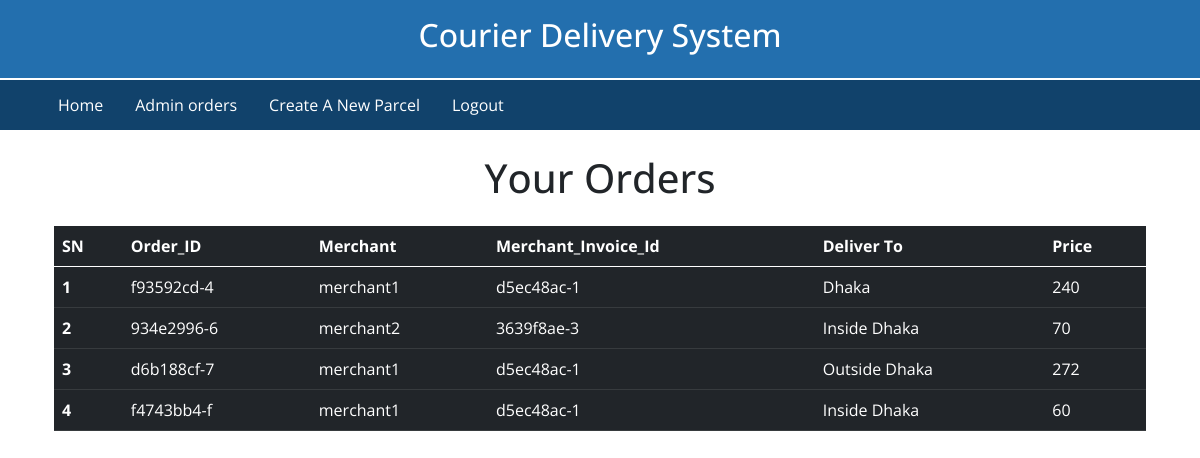
Page /main/ (signed in) on the committed database.
### App_Main/models.py (models this page shows, shortened)
class Order(models.Model):
    orderer=models.ForeignKey(User,on_delete=models.CASCADE,related_name='user_orderer')
    merchant=models.ForeignKey(Merchant,on_delete=models.CASCADE,related_name='merchant')
    parcel=models.ForeignKey(Parcel,on_delete=models.CASCADE,related_name='parcel')
    merchant_invoice_id=models.CharField(max_length=10)
    order_id=models.CharField(unique=True,max_length=10)
    ordered=models.BooleanField(default=False)
    class Meta:
        verbose_name_plural='Order Table'
        db_table = 'Order Table'

class Parcel(models.Model):
    TYPE = (
        ('F', 'Fragile'),
        ('L', 'Liquid'),
    )
    parcel_weight=models.IntegerField(default=0)
    parcel_type=models.CharField(max_length=1,choices=TYPE)
    parcel_cost=models.IntegerField(default=0)
    parcel_cod_charge=models.IntegerField(default=0)
    parcel_return_charge=models.IntegerField(default=0)
    parcel_deliver_to=models.ForeignKey(Location,on_delete=models.CASCADE,related_name='deliver_to')
    added_for_delivery=models.BooleanField(default=False)
    class Meta:
        verbose_name_plural='Parcel'
        db_table = 'Parcel'

class Location(models.Model):
    location=models.CharField(max_length=50)
    class Meta:
        verbose_name_plural='Location'
        db_table = 'Location'
    def __str__(self):
        return self.location

### App_Login/models.py (models this page shows, shortened)
class Merchant(models.Model):
    user=models.OneToOneField(User,on_delete=models.CASCADE,related_name='merchant')
    full_name=models.CharField(max_length=264,blank=True)
    address_1=models.TextField(max_length=264,blank=True)
    phone=models.CharField(max_length=20,blank=True)
    date_joined=models.DateTimeField(auto_now_add=True)
    invoice_id=models.CharField(unique=True,max_length=10)
    class Meta:
        verbose_name_plural='Merchant'
        db_table = 'Merchant'

class User(AbstractBaseUser,PermissionsMixin):
    email=models.EmailField(unique=True,null=False)
    username=models.CharField(max_length=264)
    is_merchant=models.BooleanField(default=False)
    is_staff=models.BooleanField(
        gettext_lazy('staff_status'),default=False,help_text='Determines Whether They Can Log in this Site or not'
    )
    is_active=models.BooleanField(
        gettext_lazy('active'),default=True,help_text='Determines Whether their Account Status is Active or not'
    )
    USERNAME_FIELD='email'
    REQUIRED_FIELDS=['username']
    objects=MyuserManager()
    class Meta:
        verbose_name_plural='User'
        db_table = 'User'

### App_Main/views.py (the view)
# urls.py: path('', views.order,name='main'),
def order(request):
    orders=models.Order.objects.filter(orderer=request.user,ordered=True)
    return render(request,'App_Main/Orders.html',context={'orders':orders,'title':'Your Orders'})

### templates/App_Main/Orders.html
{% extends "Base.html" %}
{% load crispy_forms_tags %}
{% block body_block %}
<h1 class="text-center my-4">{{title}}</h1>
<div class="container">
    <table class="table table-dark table-hover">
        <thead>
            <tr>
              <th scope="col">SN</th>
              <th scope="col">Order_ID</th>
              <th scope="col">Merchant</th>
              <th scope="col">Merchant_Invoice_Id</th>
              <th scope="col">Deliver To</th>
              <th scope="col">Price</th>
            </tr>
          </thead>
          <tbody>
            {% for parcel in orders %}
            <tr>
              <th scope="row">{{forloop.counter}}</th>
              <td >{{parcel.order_id}}</td>
              <td >{{parcel.merchant.user.username}}</td>
              <td >{{parcel.merchant_invoice_id}}</td>
              <td >{{parcel.parcel.parcel_deliver_to}}</td>
              <td>{{parcel.parcel.parcel_cost}}</td>
            </tr>
            {% endfor %}
          </tbody>
      </table>
    </div>
</div>
{% endblock body_block %}

### templates/Base.html (shortened to what this page needs)
{% load static %}
<!doctype html>
<html lang="en">
<head>
    <link href="https://cdn.jsdelivr.net/npm/bootstrap@5.0.0-beta1/dist/css/bootstrap.min.css" rel="stylesheet"
>
    <link rel="stylesheet" type='text/css' href="{% static 'css/base.css' %}">
</head>
<body>
    <div class="container-fluid py-3 topbar">
        <div class="row">
            <div class="col-sm-12 text-center">
                <h2>Courier Delivery System</h2>
            </div>
        </div>
    </div>
    <nav class="navbar navbar-custom">
        <div class="container">
            <div>
                <ul class="nav me-auto mb-2 mb-lg-0">
                    <li class="nav-item">
                        <a class="nav-link active" href="{% url 'App_Login:home' %}">Home</a>
                    </li>
                    {% if user.is_authenticated and user.is_merchant %}
                    <li class="nav-item">
                        <a class="nav-link" href="{% url 'App_Login:profile_update' %}" title={{user.username}}>My
                            Profile</a>
                    </li>
                    <li class="nav-item">
                        <a class="nav-link" href="{% url 'App_Main:my_orders' %}">View Orders</a>
                    </li>
                    <li class="nav-item">
                        <a class="nav-link" href="{% url 'App_Login:logout' %}">Logout</a>
                    </li>
                    {% elif user.is_authenticated and user.is_staff and user.is_active %}
                    <li class="nav-item">
                        <a class="nav-link" href="{% url 'App_Main:main' %}">Admin orders</a>
                    </li>
                    <li class="nav-item">
                        <a class="nav-link" href="{% url 'App_Main:parcel' %}">Create A New Parcel</a>
                    </li>
                    <li class="nav-item">
                        <a class="nav-link" href="{% url 'App_Login:logout' %}">Logout</a>
                    </li>
                    {% endif %}
            </div>
        </div>
    </nav>
    <div class="container">
        {% block body_block %}
        {% endblock body_block %}
</body>
</html>

### static/css/base.css (style rules this page uses)
body { font-family: 'Open Sans', sans-serif; }
.topbar { background-color:#236FAE; color:white; border-bottom: 2px solid white; }
.navbar-custom { background-color:#11426B; padding: .3rem 0; }
.nav-item .nav-link { color:white }

### templates/Base.html (style rules this page uses)
body { font-family: 'Open Sans', sans-serif; }

### rows in the picture
Order: order_id "f93592cd-4", merchant.user.username "merchant1", merchant_invoice_id "d5ec48ac-1", parcel.parcel_deliver_to "Dhaka", parcel.parcel_cost "240"
Order: order_id "934e2996-6", merchant.user.username "merchant2", merchant_invoice_id "3639f8ae-3", parcel.parcel_deliver_to "Inside Dhaka", parcel.parcel_cost "70"
Order: order_id "d6b188cf-7", merchant.user.username "merchant1", merchant_invoice_id "d5ec48ac-1", parcel.parcel_deliver_to "Outside Dhaka", parcel.parcel_cost "272"
Order: order_id "f4743bb4-f", merchant.user.username "merchant1", merchant_invoice_id "d5ec48ac-1", parcel.parcel_deliver_to "Inside Dhaka", parcel.parcel_cost "60"

### other values in the picture
{{ title }} "Your Orders"
